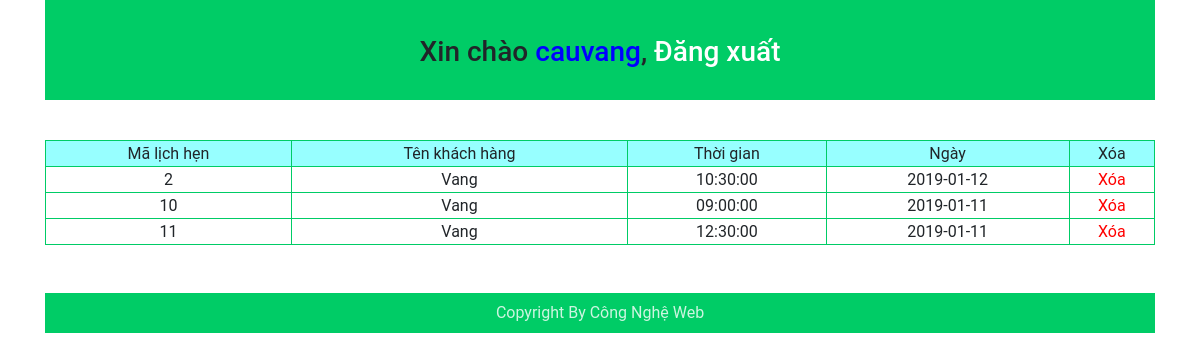
Page /admin/lichhen.php (signed in) on the committed database.
### tables this page shows
CREATE TABLE `datlich` (
  `madl` int(11) NOT NULL,
  `makh` int(10) UNSIGNED NOT NULL,
  `makg` int(2) NOT NULL
);

CREATE TABLE `khachhang` (
  `makh` int(10) UNSIGNED NOT NULL,
  `tenkh` varchar(50) NOT NULL,
  `diachi` varchar(150) NOT NULL,
  `email` varchar(50) NOT NULL,
  `sdt` varchar(12) NOT NULL,
  `taikhoan` varchar(30) NOT NULL,
  `matkhau` varchar(100) NOT NULL,
  `activ` varchar(100) NOT NULL,
  `status` enum('0','1') NOT NULL
);

CREATE TABLE `khunggio` (
  `makg` int(4) NOT NULL,
  `gio` time NOT NULL,
  `ngay` date NOT NULL,
  `tinhtrang` varchar(30) NOT NULL
);

### models/database.php (called while the page is built, shortened)
<?php
	class database
	{
		protected $host = 'localhost';
		protected $name = 'root';
		protected $pass = '';
		protected $db = 'quan-ly-tiem-cat-toc';
		protected $conn;
		protected $result;
		public function connect()
		{
			$this->conn = mysqli_connect($this->host, $this->name, $this->pass, $this->db) or die('không thể kết nối tới database');
			$this->conn->set_charset('utf8');
		}
		public function query($sql)
		{
			if($this->conn)
			{
				$this->result = mysqli_query($this->conn, $sql);
			}
		}
		public function fetch_assoc()
		{
			if($this->conn)
			{
				$row = mysqli_fetch_assoc($this->result);
				return $row;
			}
		}
	}
?>

### admin/templates/show-lichhen.php (the view)
<?php
	echo"<tr>";
		echo"<td>$row[madl]</td>";
		echo"<td>$row[tenkh]</td>";
		echo"<td>$row[gio]</td>";
		echo"<td>$row[ngay]</td>";
		echo"<td><a href='del-lichhen.php?madl=$row[madl]' onclick='return show_confirm()' style='color:red;'>Xóa</a></td>";
		echo"</tr>";
?>

### models/m-datlich.php (shortened to what this page needs)
<?php
	include('database.php');
	class datlich extends database
	{
		public function m_lichhen($makh)
		{
			$sql = "SELECT madl, tenkh, gio, ngay FROM datlich dl
					INNER JOIN khachhang kh
					ON dl.makh = kh.makh
					INNER JOIN khunggio kg
					ON kg.makg = dl.makg
					WHERE kh.makh = $makh";
			$this->query($sql);
			while($row = $this->fetch_assoc())
			{
				require("templates/show-lichhen.php");
			}
		}
	}
?>

### public/core/css/style-admin.css (style rules this page uses)
* { margin:0;padding: 0; box-sizing: border-box; }
body { font-family: Roboto, sans-serif; }
#duoi table tr { border: 1px solid #0C6; line-height: 25px; }
#duoi table td { border: 1px solid #0C6; }
tr a { text-decoration: none; }

### rows in the picture
datlich: madl "2", makh.tenkh "Vang", makg.gio "10:30:00", makg.ngay "2019-01-12"
datlich: madl "10", makh.tenkh "Vang", makg.gio "09:00:00", makg.ngay "2019-01-11"
datlich: madl "11", makh.tenkh "Vang", makg.gio "12:30:00", makg.ngay "2019-01-11"

### other values in the picture
$_SESSION[name] "cauvang"
